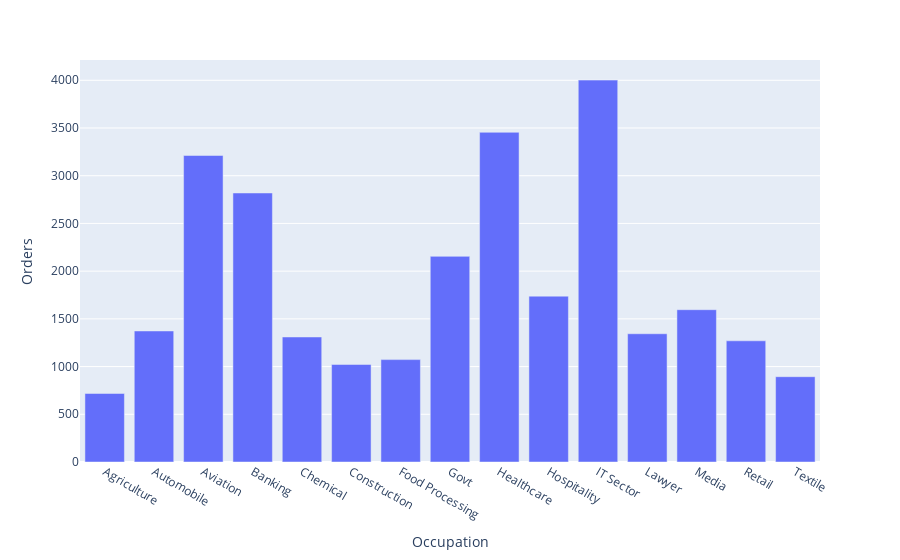

Notebook code cell kept with this figure:
### Code cell
Ocuupation_with_Orders=df.groupby(["Occupation"])["Orders"].sum().reset_index()
fig = px.bar(Ocuupation_with_Orders,x="Occupation",y="Orders")
fig.show()

### Figure 1 — Plotly figure (JSON) as saved in the notebook; plotly's stock layout.template omitted (floating-point values rounded to 4 significant figures)
{"data": [{"alignmentgroup": "True", "hovertemplate": "Occupation=%{x}<br>Orders=%{y}<extra></extra>", "legendgroup": "", "marker": {"color": "#636efa", "pattern": {"shape": ""}}, "name": "", "offsetgroup": "", "orientation": "v", "showlegend": false, "textposition": "auto", "type": "bar", "x": ["Agriculture", "Automobile", "Aviation", "Banking", "Chemical", "Construction", "Food Processing", "Govt", "Healthcare", "Hospitality", "IT Sector", "Lawyer", "Media", "Retail", "Textile"], "xaxis": "x", "y": [718, 1373, 3212, 2819, 1310, 1022, 1073, 2155, 3455, 1738, 4002, 1344, 1596, 1270, 894], "yaxis": "y"}], "layout": {"autosize": true, "barmode": "relative", "legend": {"tracegroupgap": 0}, "margin": {"t": 60}, "xaxis": {"anchor": "y", "autorange": true, "domain": [0, 1], "range": [-0.5, 14.5], "title": {"text": "Occupation"}, "type": "category"}, "yaxis": {"anchor": "x", "autorange": true, "domain": [0, 1], "range": [0, 4213.0], "title": {"text": "Orders"}, "type": "linear"}}}
